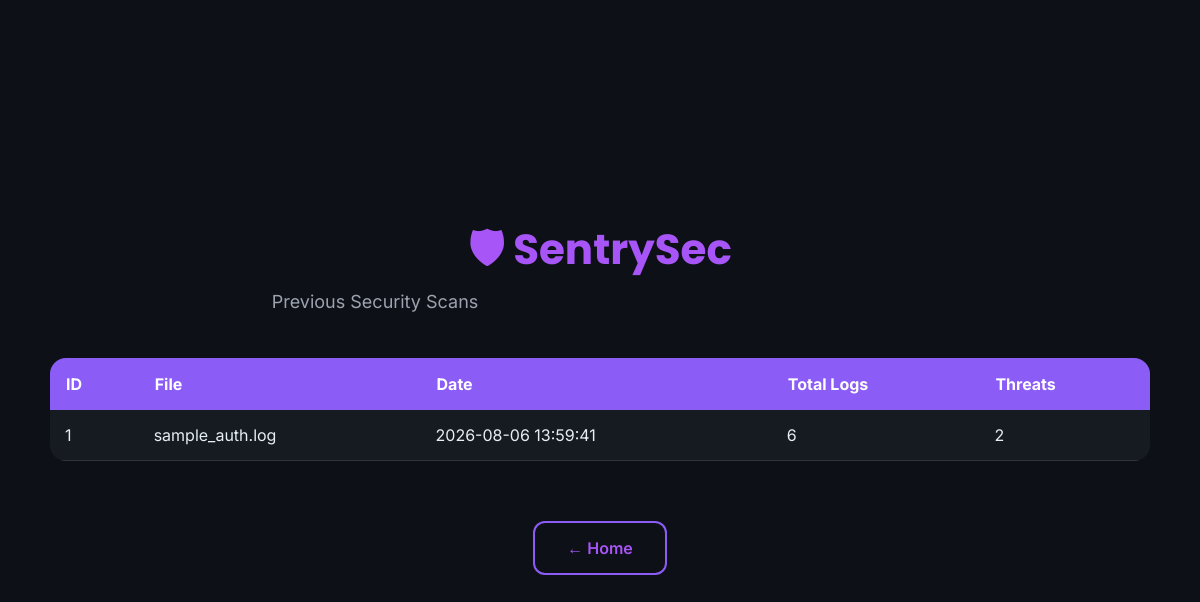
Before: /history with the older database file.
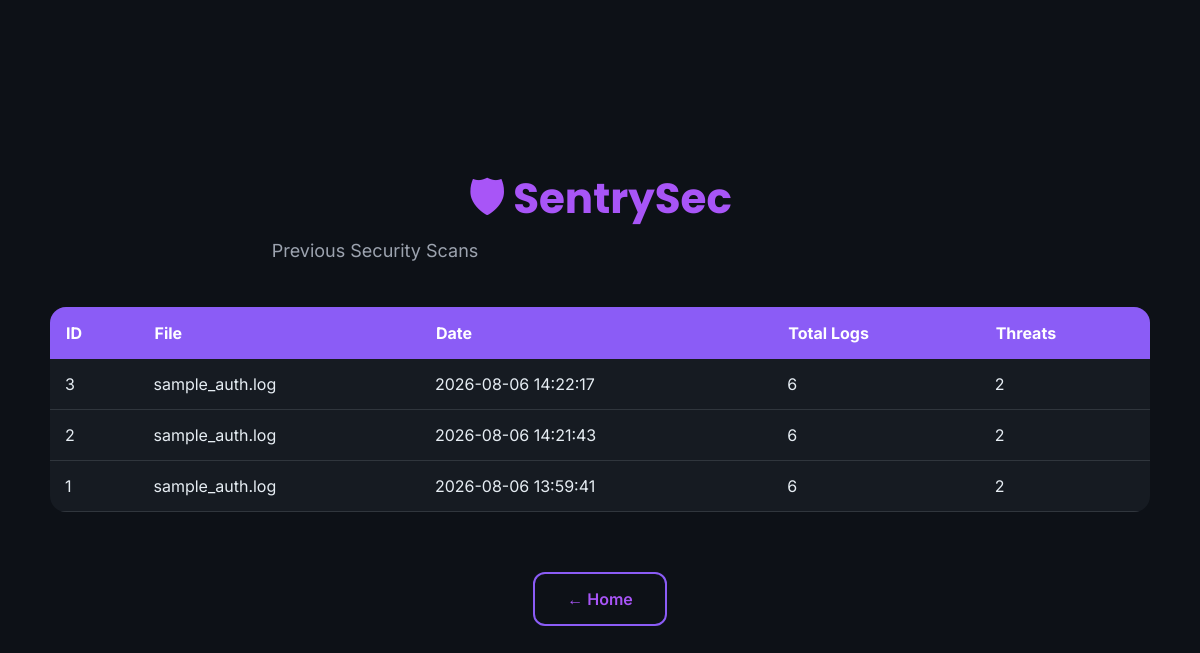
After: the same page with the newer database file.
### tables this page shows
CREATE TABLE scan_history (

            id INTEGER PRIMARY KEY AUTOINCREMENT,

            filename TEXT,

            scan_time TIMESTAMP DEFAULT CURRENT_TIMESTAMP,

            total_logs INTEGER,

            failed_logins INTEGER,

            successful_logins INTEGER,

            threat_count INTEGER

        );

### app.py (the view)
@app.route("/history")
def history():
    scans = get_history()
    return render_template(
        "history.html",
        scans=scans
    )

### database.py (called while the page is built)
def get_connection():
    return sqlite3.connect(DATABASE)

def get_history():
    conn = get_connection()
    cursor = conn.cursor()
    cursor.execute("""
        SELECT *

        FROM scan_history

        ORDER BY id DESC
    """)
    rows = cursor.fetchall()
    conn.close()
    return rows

### templates/history.html (shortened to what this page needs)
<!DOCTYPE html>
<html lang="en">
<head>
<link rel="stylesheet"
href="{{ url_for('static', filename='style.css') }}">
</head>
<body>
<div class="dashboard">
<div class="page-title">
<h1>🛡 SentrySec</h1>
<p>Previous Security Scans</p>
</div>
<table class="history-table">
<tr>
<th>ID</th>
<th>File</th>
<th>Date</th>
<th>Total Logs</th>
<th>Threats</th>
</tr>
{% for scan in scans %}
<tr>
<td>{{ scan[0] }}</td>
<td>{{ scan[1] }}</td>
<td>{{ scan[2] }}</td>
<td>{{ scan[3] }}</td>
<td>{{ scan[6] }}</td>
</tr>
{% endfor %}
</table>
<br>
<div class="button-group">
    <a href="/" class="secondary-btn">
        ← Home
    </a>
</div>
</div>
</body>
</html>

### static/style.css (style rules this page uses)
* { margin:0; padding:0; box-sizing:border-box; }
html,body { width:100%; height:100%; }
body { font-family:"Inter",sans-serif; background:#0D1117; color:#E6EDF3; display:flex; justify-content:center; align-items:center; min-height:100vh; padding:30px; }
h1 { font-family:"Poppins",sans-serif; font-size:42px; line-height:1.2; margin-bottom:25px; }
p { max-width:650px; margin:0 auto 50px; color:#9CA3AF; font-size:18px; line-height:1.8; }
.dashboard { width:100%; max-width:1100px; margin:auto; }
.page-title { text-align:center; margin-bottom:40px; }
.page-title h1 { color:#A855F7; margin-bottom:10px; }
.page-title p { margin:0; color:#9CA3AF; }
.history-table { width:100%; border-collapse:collapse; background:#161B22; border-radius:16px; overflow:hidden; }
.history-table th { background:#8B5CF6; color:white; padding:16px; text-align:left; }
.history-table td { padding:15px; border-bottom:1px solid #30363D; }
.button-group { display:flex; justify-content:center; gap:20px; margin-top:40px; flex-wrap:wrap; }
.primary-btn, .secondary-btn { text-decoration:none; padding:15px 32px; border-radius:12px; font-weight:600; transition:.25s; display:inline-block; }
.secondary-btn { border:2px solid #8B5CF6; color:#A855F7; background:transparent; }

Changed rows visible on the page:
added scan_history: id "3", filename "sample_auth.log", scan_time "2026-08-06 14:22:17", total_logs "6", threat_count "2"
added scan_history: id "2", filename "sample_auth.log", scan_time "2026-08-06 14:21:43", total_logs "6", threat_count "2"
